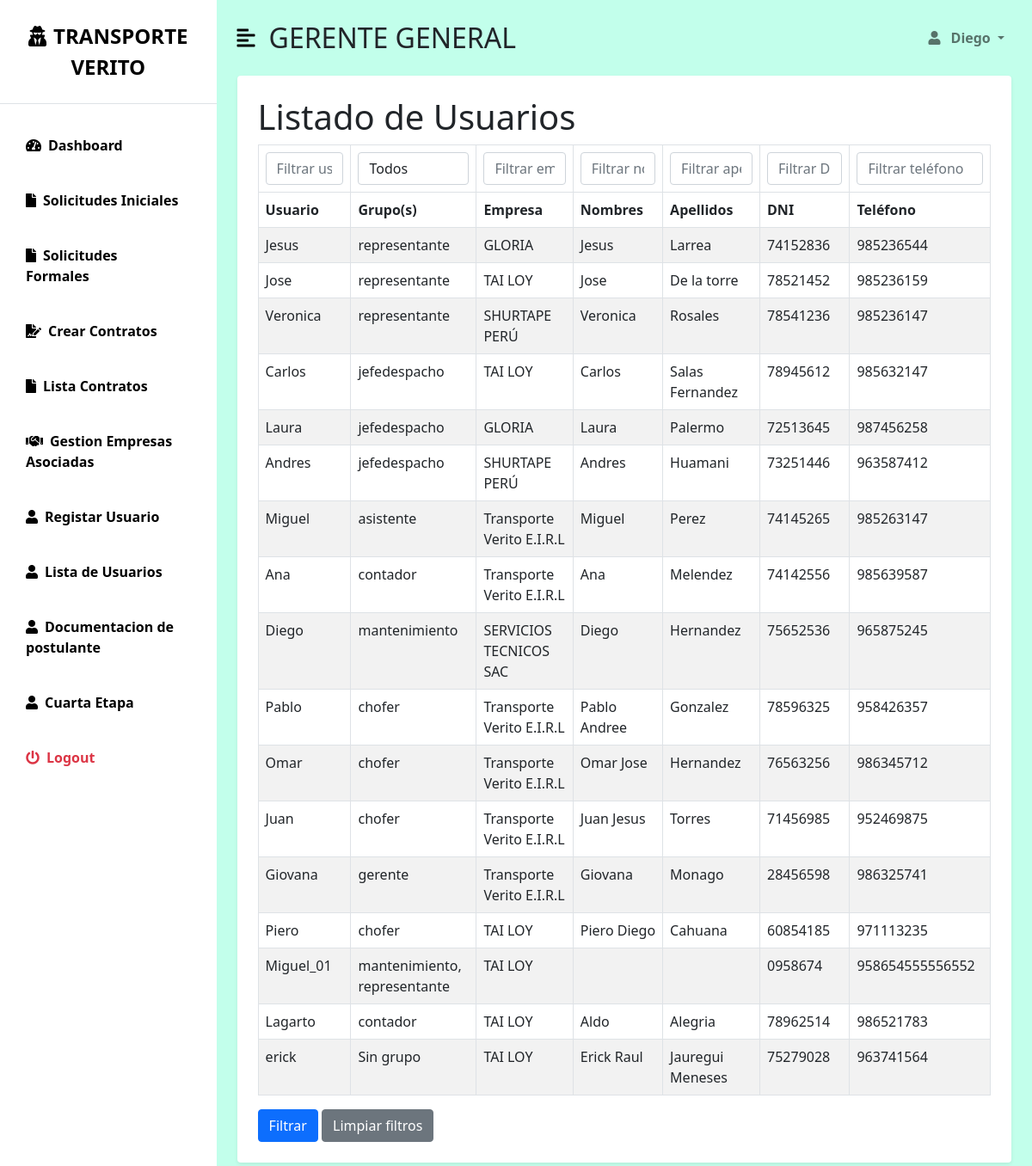
The page /usuarios/ (signed in) on the database its author committed.
### myapp/models.py (models this page shows, shortened)
class User(AbstractUser):
    dni = models.CharField(max_length=8, unique=True, verbose_name="DNI")
    phone = models.CharField(max_length=15, blank=True, null=True, verbose_name="Teléfono")
    empresa = models.ForeignKey(Empresa, on_delete=models.CASCADE, verbose_name="Empresa", null=True, blank=True)
    class Meta:
        verbose_name = "Usuario"
        verbose_name_plural = "Usuarios"

class Empresa(models.Model):
    logo_empresa = models.ImageField(upload_to='empresas/')
    nombre_empresa = models.CharField(max_length=50)
    ruc_empresa = models.CharField(max_length=11, unique=True)  # Ahora es CharField

### myapp/views.py (the view)
# urls.py: path('usuarios/', views.listar_usuarios, name='listar_usuarios'),
@login_required
def listar_usuarios(request):
    group_filter    = request.GET.get('group', '')
    username_filter = request.GET.get('username', '')
    empresa_filter  = request.GET.get('empresa', '')
    first_name_filter = request.GET.get('first_name', '')
    last_name_filter  = request.GET.get('last_name', '')
    dni_filter        = request.GET.get('dni', '')
    phone_filter      = request.GET.get('phone', '')
    usuarios = User.objects.all()
    if group_filter:
        usuarios = usuarios.filter(groups__id=group_filter)
    if username_filter:
        usuarios = usuarios.filter(username__icontains=username_filter)
    if empresa_filter:
        usuarios = usuarios.filter(empresa__nombre_empresa__icontains=empresa_filter)
    if first_name_filter:
        usuarios = usuarios.filter(first_name__icontains=first_name_filter)
    if last_name_filter:
        usuarios = usuarios.filter(last_name__icontains=last_name_filter)
    if dni_filter:
        usuarios = usuarios.filter(dni__icontains=dni_filter)
    if phone_filter:
        usuarios = usuarios.filter(phone__icontains=phone_filter)
    usuarios = usuarios.distinct()
    groups = Group.objects.all()
    context = {
        'usuarios': usuarios,
        'groups': groups,
    }
    return render(request, 'GERENTE/Usuarios/lista_usuarios.html', context)

### myapp/context_processors.py (called while the page is built)
def notificaciones(request):
    if request.user.is_authenticated:
        notificaciones_no_leidas = Notificacion.objects.filter(usuario=request.user, leido=False).count()
    else:
        notificaciones_no_leidas = 0
    return {'notificaciones_no_leidas': notificaciones_no_leidas}

### templates/GERENTE/Usuarios/lista_usuarios.html (shortened to what this page needs)
{% extends 'bases/base_gerente.html' %}
{% block page_title %} GERENTE GENERAL {% endblock %}
{% block content %}
<div class="col-12 mb-5">
  <section class="form-container p-4 bg-white rounded shadow-sm">
    <h1>Listado de Usuarios</h1>
    <form method="get">
      <table class="table table-bordered table-striped">
        <thead>
          <tr>
            <th>
              <input type="text" name="username" class="form-control" placeholder="Filtrar usuario" value="{{ request.GET.username }}">
            </th>
            <th>
              <select name="group" class="form-control">
                <option value="">Todos</option>
              </select>
            </th>
            <th>
              <input type="text" name="empresa" class="form-control" placeholder="Filtrar empresa" value="{{ request.GET.empresa }}">
            </th>
            <th>
              <input type="text" name="first_name" class="form-control" placeholder="Filtrar nombres" value="{{ request.GET.first_name }}">
            </th>
            <th>
              <input type="text" name="last_name" class="form-control" placeholder="Filtrar apellidos" value="{{ request.GET.last_name }}">
            </th>
            <th>
              <input type="text" name="dni" class="form-control" placeholder="Filtrar DNI" value="{{ request.GET.dni }}">
            </th>
            <th>
              <input type="text" name="phone" class="form-control" placeholder="Filtrar teléfono" value="{{ request.GET.phone }}">
            </th>
          </tr>
          <tr>
            <th>Usuario</th>
            <th>Grupo(s)</th>
            <th>Empresa</th>
            <th>Nombres</th>
            <th>Apellidos</th>
            <th>DNI</th>
            <th>Teléfono</th>
          </tr>
        </thead>
        <tbody>
          {% for user in usuarios %}
          <tr>
            <td>{{ user.username }}</td>
            <td>
              {% if user.groups.all %}
                {% for group in user.groups.all %}
                  {{ group.name }}{% if not forloop.last %}, {% endif %}
                {% endfor %}
              {% else %}
                Sin grupo
              {% endif %}
            </td>
            <td>
              {% if user.empresa %}
                {{ user.empresa.nombre_empresa }}
              {% else %}
                Sin empresa
              {% endif %}
            </td>
            <td>{{ user.first_name }}</td>
            <td>{{ user.last_name }}</td>
            <td>{{ user.dni }}</td>
            <td>{{ user.phone }}</td>
          </tr>
          {% empty %}
          <tr>
            <td colspan="7">No hay usuarios registrados.</td>
          </tr>
          {% endfor %}
        </tbody>
      </table>
      <div class="mt-3">
        <button type="submit" class="btn btn-primary">Filtrar</button>
        <a href="{% url 'listar_usuarios' %}" class="btn btn-secondary">Limpiar filtros</a>
      </div>
    </form>
  </section>
</div>
{% endblock %}

### templates/bases/base_gerente.html (shortened to what this page needs)
<!DOCTYPE html>
<html lang="es">
  <head>
    <link
      href="https://cdn.jsdelivr.net/npm/bootstrap@5.0.0-beta3/dist/css/bootstrap.min.css"
      rel="stylesheet"
    />
    <link
      rel="stylesheet"
      href="https://cdnjs.cloudflare.com/ajax/libs/font-awesome/5.15.3/css/all.min.css"
    />
    {% load static %}
    <link
      rel="stylesheet"
      href="{% static 'css/dashboard.css' %}?v={{ timestamp }}"
    />
  </head>
  <body>
    <div class="d-flex" id="wrapper">
      <div class="bg-white" id="sidebar-wrapper">
        <div
          class="sidebar-heading text-center py-4 primary-text fs-4 fw-bold text-uppercase border-bottom"
        >
          <i class="fas fa-user-secret me-2"></i>TRANSPORTE VERITO
        </div>
        <div class="list-group list-group-flush my-3">
          <a
            href="{% url 'role_page' 'gerente' %}"
            class="list-group-item list-group-item-action bg-transparent second-text active"
            ><i class="fas fa-tachometer-alt me-2"></i>Dashboard</a
          >
          <a
            href="{% url  'SolicitudServicio'%}"
            class="list-group-item list-group-item-action bg-transparent second-text fw-bold"
            ><i class="fas fa-file me-2"></i>Solicitudes Iniciales</a
          >
          <a
            href="{% url 'seguimiento_solicitud_gerente'%}"
            class="list-group-item list-group-item-action bg-transparent second-text fw-bold"
            ><i class="fas fa-file me-2"></i>Solicitudes Formales</a
          >
          <a
            href="{% url 'registrar_contrato'%}"
            class="list-group-item list-group-item-action bg-transparent second-text fw-bold"
            ><i class="fas fa-file-signature me-2"></i>Crear Contratos</a
          >
          <a
            href="{%url 'visualizar_contratos'%}"
            class="list-group-item list-group-item-action bg-transparent second-text fw-bold"
            ><i class="fas fa-file me-2"></i>Lista Contratos</a
          >
          <a
            href="{% url  'empresa' %}"
            class="list-group-item list-group-item-action bg-transparent second-text fw-bold"
            ><i class="fas fa-handshake me-2"></i>Gestion Empresas Asociadas</a
          >
          <a
            href="{%url 'register'%}"
            class="list-group-item list-group-item-action bg-transparent second-text fw-bold"
          >
            <i class="fas fa-user me-2"></i>Registar Usuario
          </a>
          <a
            href="{%url 'listar_usuarios'%}"
            class="list-group-item list-group-item-action bg-transparent second-text fw-bold"
          >
            <i class="fas fa-user me-2"></i>Lista de Usuarios
          </a>
          <a
            href="{%url 'documentspostulante'%}"
            class="list-group-item list-group-item-action bg-transparent second-text fw-bold"
          >
            <i class="fas fa-user me-2"></i>Documentacion de postulante
          </a>
          <a
            href="{%url 'registropostulante'%}"
            class="list-group-item list-group-item-action bg-transparent second-text fw-bold"
          >
            <i class="fas fa-user me-2"></i>Cuarta Etapa
          </a>
          <a
            href="{% url 'logout' %}"
            class="list-group-item list-group-item-action bg-transparent text-danger fw-bold"
          >
            <i class="fas fa-power-off me-2"></i>Logout
          </a>
        </div>
      </div>
      <div id="page-content-wrapper">
        <nav
          class="navbar navbar-expand-lg navbar-light bg-transparent py-4 px-4"
        >
          <div class="d-flex align-items-center">
            <i
              class="fas fa-align-left primary-text fs-4 me-3"
              id="menu-toggle"
            ></i>
            <h2 class="fs-2 m-0">
              {% block page_title %}Panel de Control{% endblock %}
            </h2>
          </div>
          <div class="collapse navbar-collapse" id="navbarSupportedContent">
            <ul class="navbar-nav ms-auto mb-2 mb-lg-0">
              <li class="nav-item dropdown">
                <a
                  class="nav-link dropdown-toggle second-text fw-bold"
                  href="#"
                  id="navbarDropdown"
                  role="button"
                  data-bs-toggle="dropdown"
                  aria-expanded="false"
                >
                  <i class="fas fa-user me-2"></i> {{ user.username }}
                </a>
              </li>
            </ul>
          </div>
        </nav>
        <div class="container-fluid px-4">
          {% block content %} {% endblock %}
        </div>
      </div>
    </div>
  </body>
</html>

### static/css/dashboard.css (style rules this page uses)
:root { --main-bg-color: #d2ffde!important; --main-text-color: #000000; --second-text-color: #000000; --second-bg-color: #030303; }
.primary-text { color: var(--main-text-color); }
.second-text { color: var(--second-text-color); }
#wrapper { overflow-x: hidden; background-color: #c2ffeb!important; }
#sidebar-wrapper { min-height: 100vh; margin-left: -15rem; -webkit-transition: margin 0.25s ease-out; -moz-transition: margin 0.25s ease-out; -o-transition: margin 0.25s ease-out; transition: margin 0.25s ease-out; }
#sidebar-wrapper .sidebar-heading { padding: 0.875rem 1.25rem; font-size: 1.2rem; }
#sidebar-wrapper .list-group { width: 15rem; }
#page-content-wrapper { min-width: 100vw; }
#menu-toggle { cursor: pointer; }
.list-group-item { border: none; padding: 20px 30px; }
.list-group-item.active { background-color: transparent; color: var(--main-text-color); font-weight: bold; border: none; }
@media (min-width: 768px) { #sidebar-wrapper { margin-left: 0; } }
@media (min-width: 768px) { #page-content-wrapper { min-width: 0; width: 100%; } }

### rows shown on the page
User: username "Diego", empresa.nombre_empresa "SERVICIOS TECNICOS SAC", first_name "Diego", last_name "Hernandez", dni "75652536", phone "965875245"
User: username "Jesus", empresa.nombre_empresa "GLORIA", first_name "Jesus", last_name "Larrea", dni "74152836", phone "985236544"
User: username "Jose", empresa.nombre_empresa "TAI LOY", first_name "Jose", last_name "De la torre", dni "78521452", phone "985236159"
User: username "Veronica", empresa.nombre_empresa "SHURTAPE PERÚ", first_name "Veronica", last_name "Rosales", dni "78541236", phone "985236147"
User: username "Carlos", empresa.nombre_empresa "TAI LOY", first_name "Carlos", last_name "Salas Fernandez", dni "78945612", phone "985632147"
User: username "Laura", empresa.nombre_empresa "GLORIA", first_name "Laura", last_name "Palermo", dni "72513645", phone "987456258"
User: username "Andres", empresa.nombre_empresa "SHURTAPE PERÚ", first_name "Andres", last_name "Huamani", dni "73251446", phone "963587412"
User: username "Miguel", empresa.nombre_empresa "Transporte Verito E.I.R.L", first_name "Miguel", last_name "Perez", dni "74145265", phone "985263147"
User: username "Ana", empresa.nombre_empresa "Transporte Verito E.I.R.L", first_name "Ana", last_name "Melendez", dni "74142556", phone "985639587"
User: username "Pablo", empresa.nombre_empresa "Transporte Verito E.I.R.L", first_name "Pablo Andree", last_name "Gonzalez", dni "78596325", phone "958426357"
User: username "Omar", empresa.nombre_empresa "Transporte Verito E.I.R.L", first_name "Omar Jose", last_name "Hernandez", dni "76563256", phone "986345712"
User: username "Juan", empresa.nombre_empresa "Transporte Verito E.I.R.L", first_name "Juan Jesus", last_name "Torres", dni "71456985", phone "952469875"
User: username "Giovana", empresa.nombre_empresa "Transporte Verito E.I.R.L", first_name "Giovana", last_name "Monago", dni "28456598", phone "986325741"
User: username "Piero", empresa.nombre_empresa "TAI LOY", first_name "Piero Diego", last_name "Cahuana", dni "60854185", phone "971113235"
User: username "Miguel_01", empresa.nombre_empresa "TAI LOY", dni "0958674", phone "958654555556552"
User: username "Lagarto", empresa.nombre_empresa "TAI LOY", first_name "Aldo", last_name "Alegria", dni "78962514", phone "986521783"
User: username "erick", shows "Sin grupo", empresa.nombre_empresa "TAI LOY", first_name "Erick Raul", last_name "Jauregui Meneses", dni "75279028", phone "963741564"

### other values the page prints
{{ group.name }} "representante"
{{ group.name }} "jefedespacho"
{{ group.name }} "asistente"
{{ group.name }} "contador"
{{ group.name }} "mantenimiento"
{{ group.name }} "chofer"
{{ group.name }} "gerente"
